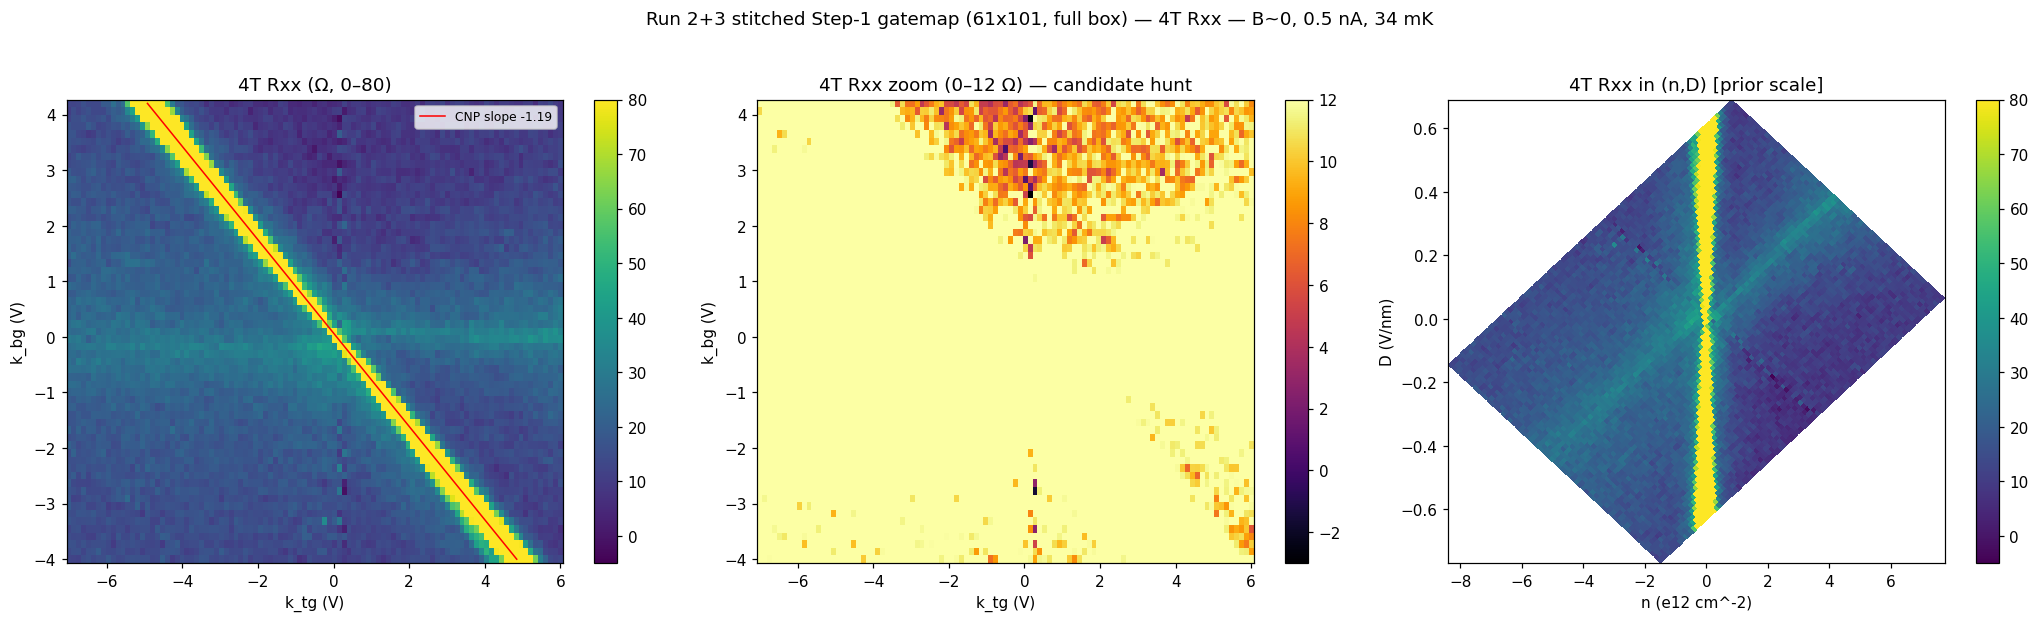

Write Python code to recreate this figure.
import numpy as np
import matplotlib
matplotlib.use("Agg")
import matplotlib.pyplot as plt
from scipy.ndimage import gaussian_filter1d, uniform_filter
from hera.analysis import open_run, GateCalibration

NF = 101
def grid(run, name, nrows):
    g = run
    col = (g.col(name + "_X")/g.meta["measurement_config"][{"sr830_3":"sr3","sr830_2":"sr2","sr830_1":"sr1"}[name]+"_gain"])
    Ib = g.meta["measurement_config"]["bias_voltage_1"]/g.meta["measurement_config"]["bias_resistor"]
    R = (col/Ib)[:nrows*NF].reshape(nrows, NF)
    return R

r2 = open_run("data/2"); r3 = open_run("data/3")
n2 = 44  # complete rows of run 2
vtg2 = r2.col_at(r2.col_indices("k_tg_volt")[-1])[:n2*NF].reshape(n2, NF)
vbg2 = r2.col_at(r2.col_indices("k_bg_volt")[-1])[:n2*NF].reshape(n2, NF)
vtg3 = r3.col_at(r3.col_indices("k_tg_volt")[-1]).reshape(17, NF)
vbg3 = r3.col_at(r3.col_indices("k_bg_volt")[-1]).reshape(17, NF)

R3 = np.vstack([grid(r2,"sr830_3",n2), grid(r3,"sr830_3",17)])   # 4T Rxx, 61x101
R2 = np.vstack([grid(r2,"sr830_2",n2), grid(r3,"sr830_2",17)])   # 2T
vtg = np.vstack([vtg2, vtg3]); vbg = np.vstack([vbg2, vbg3])
tg_axis = vtg[0]; bg_axis = vbg[:,0]
print(f"full map: {R3.shape}  TG {tg_axis.min():.1f}..{tg_axis.max():.1f}  BG {bg_axis.min():.1f}..{bg_axis.max():.1f}")

# CNP fit (full)
tg_cnp = np.array([tg_axis[np.argmax(gaussian_filter1d(R3[i],2))] for i in range(R3.shape[0])])
inside = (tg_cnp > tg_axis.min()+0.3) & (tg_cnp < tg_axis.max()-0.3)
slope, icpt = np.polyfit(bg_axis[inside], tg_cnp[inside], 1)
print(f"CNP (full): Vtg = {slope:.3f}*Vbg + {icpt:.3f}  ({inside.sum()}/61 rows)  cap ratio {-slope:.3f}")

# (n,D) reprojection — geometry prior; n_offset so CNP -> n=0
cal = GateCalibration.from_thicknesses(23.6e-9, 20e-9, 0)
nn, DD = cal.n_D(vtg.ravel(), vbg.ravel())
nn = nn.reshape(R3.shape); DD = DD.reshape(R3.shape)
# n offset from CNP line (Vtg=icpt at Vbg=0)
n0, _ = cal.n_D(np.array([icpt]), np.array([0.0]))
nn = nn - n0[0]
print(f"(n,D) covered: n {nn.min()/1e16:.2f}..{nn.max()/1e16:.2f} e16 m^-2 ({nn.min()/1e4/1e12:.2f}..{nn.max()/1e4/1e12:.2f} e12 cm^-2)")
print(f"               D {DD.min()/1e9:.2f}..{DD.max()/1e9:.2f} GV/m ({DD.min()/1e9*1e-9*1e9:.3f} ..)")  # V/nm below
print(f"               D {DD.min()/1e9:.3f}..{DD.max()/1e9:.3f} V/nm")

# candidate scan
print("\n=== candidate scan (full map) ===")
metal = np.median(R3[(R3>5)&(R3<60)])
print(f"metal Rxx ~{metal:.1f} Ω; run1 noise floor ~2.6 Ω")
R3s = uniform_filter(R3, size=3)
for thr in (6,4,2):
    m = R3s < thr
    print(f"  3x3-smoothed Rxx < {thr} Ω: {m.sum()} pts ({100*m.sum()/R3.size:.2f}%)")
imin = np.unravel_index(np.argmin(R3s), R3s.shape)
print(f"  lowest smoothed Rxx {R3s[imin]:.1f} Ω at Vtg={vtg[imin]:.2f} Vbg={vbg[imin]:.2f} (n={nn[imin]/1e4/1e12:.2f}e12 cm^-2, D={DD[imin]/1e9:.3f} V/nm)")

# render full
fig, ax = plt.subplots(1, 3, figsize=(19,5.5))
fig.suptitle("Run 2+3 stitched Step-1 gatemap (61x101, full box) — 4T Rxx — B~0, 0.5 nA, 34 mK", y=1.02)
im0=ax[0].pcolormesh(tg_axis,bg_axis,np.clip(R3,-5,80),cmap="viridis",shading="nearest")
ax[0].plot(slope*bg_axis[inside]+icpt,bg_axis[inside],"r-",lw=1,label=f"CNP slope {slope:.2f}")
ax[0].set(xlabel="k_tg (V)",ylabel="k_bg (V)",title="4T Rxx (Ω, 0–80)"); ax[0].legend(fontsize=8)
plt.colorbar(im0,ax=ax[0])
im1=ax[1].pcolormesh(tg_axis,bg_axis,np.clip(R3,-3,12),cmap="inferno",shading="nearest")
ax[1].set(xlabel="k_tg (V)",ylabel="k_bg (V)",title="4T Rxx zoom (0–12 Ω) — candidate hunt"); plt.colorbar(im1,ax=ax[1])
im2=ax[2].pcolormesh(nn/1e4/1e12,DD/1e9,np.clip(R3,-5,80),cmap="viridis",shading="nearest")
ax[2].set(xlabel="n (e12 cm^-2)",ylabel="D (V/nm)",title="4T Rxx in (n,D) [prior scale]"); plt.colorbar(im2,ax=ax[2])
plt.tight_layout(); plt.savefig("hera_scratch/full_map.png",dpi=110,bbox_inches="tight")
print("\nsaved hera_scratch/full_map.png")
